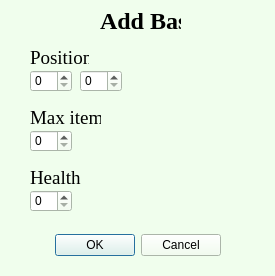
<?xml version="1.0" encoding="UTF-8"?>
<ui version="4.0">
 <class>AddBase</class>
 <widget class="QDialog" name="AddBase">
  <property name="geometry">
   <rect>
    <x>0</x>
    <y>0</y>
    <width>275</width>
    <height>276</height>
   </rect>
  </property>
  <property name="palette">
   <palette>
    <active>
     <colorrole role="WindowText">
      <brush brushstyle="SolidPattern">
       <color alpha="255">
        <red>0</red>
        <green>0</green>
        <blue>0</blue>
       </color>
      </brush>
     </colorrole>
     <colorrole role="Button">
      <brush brushstyle="SolidPattern">
       <color alpha="255">
        <red>240</red>
        <green>254</green>
        <blue>237</blue>
       </color>
      </brush>
     </colorrole>
     <colorrole role="Light">
      <brush brushstyle="SolidPattern">
       <color alpha="255">
        <red>255</red>
        <green>255</green>
        <blue>255</blue>
       </color>
      </brush>
     </colorrole>
     <colorrole role="Midlight">
      <brush brushstyle="SolidPattern">
       <color alpha="255">
        <red>247</red>
        <green>254</green>
        <blue>246</blue>
       </color>
      </brush>
     </colorrole>
     <colorrole role="Dark">
      <brush brushstyle="SolidPattern">
       <color alpha="255">
        <red>120</red>
        <green>127</green>
        <blue>118</blue>
       </color>
      </brush>
     </colorrole>
     <colorrole role="Mid">
      <brush brushstyle="SolidPattern">
       <color alpha="255">
        <red>160</red>
        <green>169</green>
        <blue>158</blue>
       </color>
      </brush>
     </colorrole>
     <colorrole role="Text">
      <brush brushstyle="SolidPattern">
       <color alpha="255">
        <red>0</red>
        <green>0</green>
        <blue>0</blue>
       </color>
      </brush>
     </colorrole>
     <colorrole role="BrightText">
      <brush brushstyle="SolidPattern">
       <color alpha="255">
        <red>255</red>
        <green>255</green>
        <blue>255</blue>
       </color>
      </brush>
     </colorrole>
     <colorrole role="ButtonText">
      <brush brushstyle="SolidPattern">
       <color alpha="255">
        <red>0</red>
        <green>0</green>
        <blue>0</blue>
       </color>
      </brush>
     </colorrole>
     <colorrole role="Base">
      <brush brushstyle="SolidPattern">
       <color alpha="255">
        <red>255</red>
        <green>255</green>
        <blue>255</blue>
       </color>
      </brush>
     </colorrole>
     <colorrole role="Window">
      <brush brushstyle="SolidPattern">
       <color alpha="255">
        <red>240</red>
        <green>254</green>
        <blue>237</blue>
       </color>
      </brush>
     </colorrole>
     <colorrole role="Shadow">
      <brush brushstyle="SolidPattern">
       <color alpha="255">
        <red>0</red>
        <green>0</green>
        <blue>0</blue>
       </color>
      </brush>
     </colorrole>
     <colorrole role="AlternateBase">
      <brush brushstyle="SolidPattern">
       <color alpha="255">
        <red>247</red>
        <green>254</green>
        <blue>246</blue>
       </color>
      </brush>
     </colorrole>
     <colorrole role="ToolTipBase">
      <brush brushstyle="SolidPattern">
       <color alpha="255">
        <red>255</red>
        <green>255</green>
        <blue>220</blue>
       </color>
      </brush>
     </colorrole>
     <colorrole role="ToolTipText">
      <brush brushstyle="SolidPattern">
       <color alpha="255">
        <red>0</red>
        <green>0</green>
        <blue>0</blue>
       </color>
      </brush>
     </colorrole>
     <colorrole role="PlaceholderText">
      <brush brushstyle="SolidPattern">
       <color alpha="128">
        <red>0</red>
        <green>0</green>
        <blue>0</blue>
       </color>
      </brush>
     </colorrole>
    </active>
    <inactive>
     <colorrole role="WindowText">
      <brush brushstyle="SolidPattern">
       <color alpha="255">
        <red>0</red>
        <green>0</green>
        <blue>0</blue>
       </color>
      </brush>
     </colorrole>
     <colorrole role="Button">
      <brush brushstyle="SolidPattern">
       <color alpha="255">
        <red>240</red>
        <green>254</green>
        <blue>237</blue>
       </color>
      </brush>
     </colorrole>
     <colorrole role="Light">
      <brush brushstyle="SolidPattern">
       <color alpha="255">
        <red>255</red>
        <green>255</green>
        <blue>255</blue>
       </color>
      </brush>
     </colorrole>
     <colorrole role="Midlight">
      <brush brushstyle="SolidPattern">
       <color alpha="255">
        <red>247</red>
        <green>254</green>
        <blue>246</blue>
       </color>
      </brush>
     </colorrole>
     <colorrole role="Dark">
      <brush brushstyle="SolidPattern">
       <color alpha="255">
        <red>120</red>
        <green>127</green>
        <blue>118</blue>
       </color>
      </brush>
     </colorrole>
     <colorrole role="Mid">
      <brush brushstyle="SolidPattern">
       <color alpha="255">
        <red>160</red>
        <green>169</green>
        <blue>158</blue>
       </color>
      </brush>
     </colorrole>
     <colorrole role="Text">
      <brush brushstyle="SolidPattern">
       <color alpha="255">
        <red>0</red>
        <green>0</green>
        <blue>0</blue>
       </color>
      </brush>
     </colorrole>
     <colorrole role="BrightText">
      <brush brushstyle="SolidPattern">
       <color alpha="255">
        <red>255</red>
        <green>255</green>
        <blue>255</blue>
       </color>
      </brush>
     </colorrole>
     <colorrole role="ButtonText">
      <brush brushstyle="SolidPattern">
       <color alpha="255">
        <red>0</red>
        <green>0</green>
        <blue>0</blue>
       </color>
      </brush>
     </colorrole>
     <colorrole role="Base">
      <brush brushstyle="SolidPattern">
       <color alpha="255">
        <red>255</red>
        <green>255</green>
        <blue>255</blue>
       </color>
      </brush>
     </colorrole>
     <colorrole role="Window">
      <brush brushstyle="SolidPattern">
       <color alpha="255">
        <red>240</red>
        <green>254</green>
        <blue>237</blue>
       </color>
      </brush>
     </colorrole>
     <colorrole role="Shadow">
      <brush brushstyle="SolidPattern">
       <color alpha="255">
        <red>0</red>
        <green>0</green>
        <blue>0</blue>
       </color>
      </brush>
     </colorrole>
     <colorrole role="AlternateBase">
      <brush brushstyle="SolidPattern">
       <color alpha="255">
        <red>247</red>
        <green>254</green>
        <blue>246</blue>
       </color>
      </brush>
     </colorrole>
     <colorrole role="ToolTipBase">
      <brush brushstyle="SolidPattern">
       <color alpha="255">
        <red>255</red>
        <green>255</green>
        <blue>220</blue>
       </color>
      </brush>
     </colorrole>
     <colorrole role="ToolTipText">
      <brush brushstyle="SolidPattern">
       <color alpha="255">
        <red>0</red>
        <green>0</green>
        <blue>0</blue>
       </color>
      </brush>
     </colorrole>
     <colorrole role="PlaceholderText">
      <brush brushstyle="SolidPattern">
       <color alpha="128">
        <red>0</red>
        <green>0</green>
        <blue>0</blue>
       </color>
      </brush>
     </colorrole>
    </inactive>
    <disabled>
     <colorrole role="WindowText">
      <brush brushstyle="SolidPattern">
       <color alpha="255">
        <red>120</red>
        <green>127</green>
        <blue>118</blue>
       </color>
      </brush>
     </colorrole>
     <colorrole role="Button">
      <brush brushstyle="SolidPattern">
       <color alpha="255">
        <red>240</red>
        <green>254</green>
        <blue>237</blue>
       </color>
      </brush>
     </colorrole>
     <colorrole role="Light">
      <brush brushstyle="SolidPattern">
       <color alpha="255">
        <red>255</red>
        <green>255</green>
        <blue>255</blue>
       </color>
      </brush>
     </colorrole>
     <colorrole role="Midlight">
      <brush brushstyle="SolidPattern">
       <color alpha="255">
        <red>247</red>
        <green>254</green>
        <blue>246</blue>
       </color>
      </brush>
     </colorrole>
     <colorrole role="Dark">
      <brush brushstyle="SolidPattern">
       <color alpha="255">
        <red>120</red>
        <green>127</green>
        <blue>118</blue>
       </color>
      </brush>
     </colorrole>
     <colorrole role="Mid">
      <brush brushstyle="SolidPattern">
       <color alpha="255">
        <red>160</red>
        <green>169</green>
        <blue>158</blue>
       </color>
      </brush>
     </colorrole>
     <colorrole role="Text">
      <brush brushstyle="SolidPattern">
       <color alpha="255">
        <red>120</red>
        <green>127</green>
        <blue>118</blue>
       </color>
      </brush>
     </colorrole>
     <colorrole role="BrightText">
      <brush brushstyle="SolidPattern">
       <color alpha="255">
        <red>255</red>
        <green>255</green>
        <blue>255</blue>
       </color>
      </brush>
     </colorrole>
     <colorrole role="ButtonText">
      <brush brushstyle="SolidPattern">
       <color alpha="255">
        <red>120</red>
        <green>127</green>
        <blue>118</blue>
       </color>
      </brush>
     </colorrole>
     <colorrole role="Base">
      <brush brushstyle="SolidPattern">
       <color alpha="255">
        <red>240</red>
        <green>254</green>
        <blue>237</blue>
       </color>
      </brush>
     </colorrole>
     <colorrole role="Window">
      <brush brushstyle="SolidPattern">
       <color alpha="255">
        <red>240</red>
        <green>254</green>
        <blue>237</blue>
       </color>
      </brush>
     </colorrole>
     <colorrole role="Shadow">
      <brush brushstyle="SolidPattern">
       <color alpha="255">
        <red>0</red>
        <green>0</green>
        <blue>0</blue>
       </color>
      </brush>
     </colorrole>
     <colorrole role="AlternateBase">
      <brush brushstyle="SolidPattern">
       <color alpha="255">
        <red>240</red>
        <green>254</green>
        <blue>237</blue>
       </color>
      </brush>
     </colorrole>
     <colorrole role="ToolTipBase">
      <brush brushstyle="SolidPattern">
       <color alpha="255">
        <red>255</red>
        <green>255</green>
        <blue>220</blue>
       </color>
      </brush>
     </colorrole>
     <colorrole role="ToolTipText">
      <brush brushstyle="SolidPattern">
       <color alpha="255">
        <red>0</red>
        <green>0</green>
        <blue>0</blue>
       </color>
      </brush>
     </colorrole>
     <colorrole role="PlaceholderText">
      <brush brushstyle="SolidPattern">
       <color alpha="128">
        <red>0</red>
        <green>0</green>
        <blue>0</blue>
       </color>
      </brush>
     </colorrole>
    </disabled>
   </palette>
  </property>
  <property name="windowTitle">
   <string>Add base</string>
  </property>
  <property name="autoFillBackground">
   <bool>false</bool>
  </property>
  <widget class="QDialogButtonBox" name="buttonBox">
   <property name="geometry">
    <rect>
     <x>50</x>
     <y>230</y>
     <width>171</width>
     <height>31</height>
    </rect>
   </property>
   <property name="orientation">
    <enum>Qt::Horizontal</enum>
   </property>
   <property name="standardButtons">
    <set>QDialogButtonBox::Cancel|QDialogButtonBox::Ok</set>
   </property>
  </widget>
  <widget class="QLabel" name="label">
   <property name="geometry">
    <rect>
     <x>100</x>
     <y>10</y>
     <width>81</width>
     <height>21</height>
    </rect>
   </property>
   <property name="font">
    <font>
     <family>Times New Roman</family>
     <pointsize>18</pointsize>
     <weight>75</weight>
     <bold>true</bold>
    </font>
   </property>
   <property name="text">
    <string>Add Base</string>
   </property>
  </widget>
  <widget class="QLabel" name="label_2">
   <property name="geometry">
    <rect>
     <x>30</x>
     <y>50</y>
     <width>59</width>
     <height>16</height>
    </rect>
   </property>
   <property name="font">
    <font>
     <family>Times New Roman</family>
     <pointsize>14</pointsize>
    </font>
   </property>
   <property name="text">
    <string>Position</string>
   </property>
  </widget>
  <widget class="QSpinBox" name="posBaseX">
   <property name="geometry">
    <rect>
     <x>30</x>
     <y>70</y>
     <width>42</width>
     <height>22</height>
    </rect>
   </property>
  </widget>
  <widget class="QSpinBox" name="posBaseY">
   <property name="geometry">
    <rect>
     <x>80</x>
     <y>70</y>
     <width>42</width>
     <height>22</height>
    </rect>
   </property>
  </widget>
  <widget class="QLabel" name="label_3">
   <property name="geometry">
    <rect>
     <x>30</x>
     <y>110</y>
     <width>71</width>
     <height>16</height>
    </rect>
   </property>
   <property name="font">
    <font>
     <family>Times New Roman</family>
     <pointsize>14</pointsize>
    </font>
   </property>
   <property name="text">
    <string>Max items</string>
   </property>
  </widget>
  <widget class="QSpinBox" name="maxCountOfItems">
   <property name="geometry">
    <rect>
     <x>30</x>
     <y>130</y>
     <width>42</width>
     <height>22</height>
    </rect>
   </property>
  </widget>
  <widget class="QLabel" name="label_4">
   <property name="geometry">
    <rect>
     <x>30</x>
     <y>170</y>
     <width>59</width>
     <height>16</height>
    </rect>
   </property>
   <property name="font">
    <font>
     <family>Times New Roman</family>
     <pointsize>14</pointsize>
    </font>
   </property>
   <property name="text">
    <string>Health</string>
   </property>
  </widget>
  <widget class="QSpinBox" name="health">
   <property name="geometry">
    <rect>
     <x>30</x>
     <y>190</y>
     <width>42</width>
     <height>22</height>
    </rect>
   </property>
  </widget>
 </widget>
 <resources/>
 <connections>
  <connection>
   <sender>buttonBox</sender>
   <signal>accepted()</signal>
   <receiver>AddBase</receiver>
   <slot>accept()</slot>
   <hints>
    <hint type="sourcelabel">
     <x>248</x>
     <y>254</y>
    </hint>
    <hint type="destinationlabel">
     <x>157</x>
     <y>274</y>
    </hint>
   </hints>
  </connection>
  <connection>
   <sender>buttonBox</sender>
   <signal>rejected()</signal>
   <receiver>AddBase</receiver>
   <slot>reject()</slot>
   <hints>
    <hint type="sourcelabel">
     <x>316</x>
     <y>260</y>
    </hint>
    <hint type="destinationlabel">
     <x>286</x>
     <y>274</y>
    </hint>
   </hints>
  </connection>
 </connections>
</ui>
